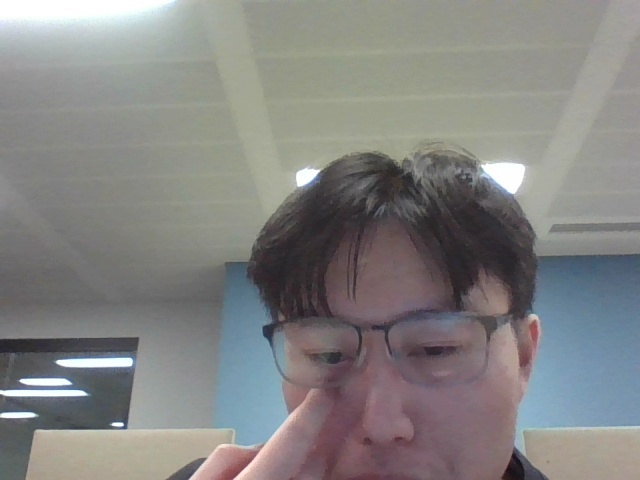
#> input picture SCANNING/captures/capture_20260222_040719.jpg, 640 x 480 px
$ python pngToMono_HLSB.py ../SCANNING/captures/capture_20260222_040719.jpg 5 5
#> lines starting #> are read from the running program, lines starting #| are printed output that depends on the picture
from PIL import Image
import sys

def png_to_mono_hlsb(path, width=None, height=None, threshold=128):
#> called with width = 5, height = 5, threshold = 128
    img=Image.open(path).convert("L")
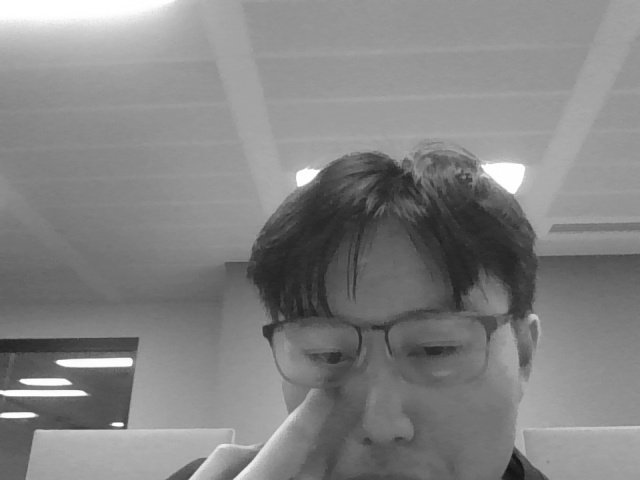
#> img: PIL image 640x480 L; min 18, max 255, mean 131.6
    if width and height:
        img=img.resize((width, height))
    img=img.point(lambda p: 255 if p>threshold else 0).convert("1")
    width, height=img.size
#> width = 5; height = 5
    bytesPerRow=(width+7)//8
#> bytesPerRow = 1
    frame=bytearray(bytesPerRow*height)

    pixels=img.load()

    for y in range(height):
        for x in range(width):
            bit = 1 if pixels[x, y] == 0 else 0
            if bit:
                i=y*bytesPerRow + (x//8)
                frame[i] |=(1<<(x%8))
    return width, height, frame

# Backward-compatible alias.
def pngToMono_HSLB(path, width=None, height=None, threshold=128):
    return png_to_mono_hlsb(path, width=width, height=height, threshold=threshold)

if __name__ == "__main__":
    if len(sys.argv) < 2:
        print("Usage: python pngToMono_HLSB.py [imageName].png [w h]")
        sys.exit(1)

    path = sys.argv[1]
    w = int(sys.argv[2]) if len(sys.argv) >= 4 else None
    h = int(sys.argv[3]) if len(sys.argv) >= 4 else None

    width, height, buf = png_to_mono_hlsb(path, width=w, height=h)
#> width = 5; height = 5

    print(f"W={width} H={height} BYTES={len(buf)}")
#| W=5 H=5 BYTES=5
    print("frame = (")
    print(f"    {width}, {height},")
#|     5, 5,
    print("    bytes([")
    # pretty-print 16 bytes per line
    for i in range(0, len(buf), 16):
        chunk = ", ".join(str(b) for b in buf[i:i+16])
        print("        " + chunk + ",")
#> this loop made 1 pass
#|         0, 0, 31, 31, 12,
    print("    ])")
    print("    )")
